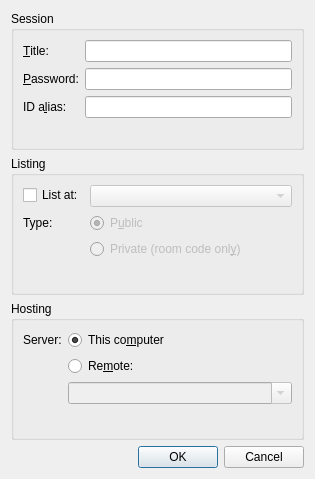
<?xml version="1.0" encoding="UTF-8"?>
<ui version="4.0">
 <class>HostDialog</class>
 <widget class="QDialog" name="HostDialog">
  <property name="windowModality">
   <enum>Qt::WindowModal</enum>
  </property>
  <property name="geometry">
   <rect>
    <x>0</x>
    <y>0</y>
    <width>315</width>
    <height>479</height>
   </rect>
  </property>
  <property name="windowTitle">
   <string>Host a Session</string>
  </property>
  <layout class="QVBoxLayout" name="verticalLayout">
   <item>
    <widget class="QGroupBox" name="groupBox_3">
     <property name="title">
      <string>Session</string>
     </property>
     <layout class="QFormLayout" name="formLayout_2">
      <item row="0" column="0">
       <widget class="QLabel" name="label">
        <property name="text">
         <string>&amp;Title:</string>
        </property>
        <property name="buddy">
         <cstring>sessiontitle</cstring>
        </property>
       </widget>
      </item>
      <item row="0" column="1">
       <widget class="QLineEdit" name="sessiontitle">
        <property name="toolTip">
         <string>The title is shown in the application title bar and in the session selection dialog</string>
        </property>
       </widget>
      </item>
      <item row="1" column="0">
       <widget class="QLabel" name="label_3">
        <property name="text">
         <string>&amp;Password:</string>
        </property>
        <property name="buddy">
         <cstring>sessionpassword</cstring>
        </property>
       </widget>
      </item>
      <item row="1" column="1">
       <widget class="QLineEdit" name="sessionpassword">
        <property name="sizePolicy">
         <sizepolicy hsizetype="Preferred" vsizetype="Fixed">
          <horstretch>0</horstretch>
          <verstretch>0</verstretch>
         </sizepolicy>
        </property>
        <property name="toolTip">
         <string>Optional. If left blank, no password will be needed to join this session.</string>
        </property>
        <property name="echoMode">
         <enum>QLineEdit::PasswordEchoOnEdit</enum>
        </property>
       </widget>
      </item>
      <item row="2" column="0">
       <widget class="QLabel" name="label_6">
        <property name="text">
         <string>ID a&amp;lias:</string>
        </property>
        <property name="buddy">
         <cstring>idAlias</cstring>
        </property>
       </widget>
      </item>
      <item row="2" column="1">
       <widget class="QLineEdit" name="idAlias">
        <property name="sizePolicy">
         <sizepolicy hsizetype="Preferred" vsizetype="Fixed">
          <horstretch>0</horstretch>
          <verstretch>0</verstretch>
         </sizepolicy>
        </property>
        <property name="toolTip">
         <string>An optional user friendly ID for the session</string>
        </property>
       </widget>
      </item>
     </layout>
    </widget>
   </item>
   <item>
    <widget class="QGroupBox" name="groupBox_2">
     <property name="title">
      <string>Listing</string>
     </property>
     <layout class="QFormLayout" name="formLayout">
      <item row="0" column="0">
       <widget class="QCheckBox" name="announce">
        <property name="toolTip">
         <string>Announce the session at a public list</string>
        </property>
        <property name="text">
         <string>List at:</string>
        </property>
       </widget>
      </item>
      <item row="0" column="1">
       <widget class="QComboBox" name="listingserver">
        <property name="enabled">
         <bool>false</bool>
        </property>
        <property name="sizePolicy">
         <sizepolicy hsizetype="Preferred" vsizetype="Fixed">
          <horstretch>0</horstretch>
          <verstretch>0</verstretch>
         </sizepolicy>
        </property>
       </widget>
      </item>
      <item row="1" column="0">
       <widget class="QLabel" name="label_4">
        <property name="text">
         <string>Type:</string>
        </property>
       </widget>
      </item>
      <item row="1" column="1">
       <widget class="QRadioButton" name="listPublic">
        <property name="enabled">
         <bool>false</bool>
        </property>
        <property name="text">
         <string>P&amp;ublic</string>
        </property>
        <property name="checked">
         <bool>true</bool>
        </property>
       </widget>
      </item>
      <item row="2" column="1">
       <widget class="QRadioButton" name="listPrivate">
        <property name="enabled">
         <bool>false</bool>
        </property>
        <property name="text">
         <string>Private (room code onl&amp;y)</string>
        </property>
       </widget>
      </item>
     </layout>
    </widget>
   </item>
   <item>
    <widget class="QGroupBox" name="groupBox">
     <property name="title">
      <string>Hosting</string>
     </property>
     <layout class="QFormLayout" name="formLayout_3">
      <item row="1" column="0">
       <widget class="QLabel" name="label_5">
        <property name="text">
         <string>Server:</string>
        </property>
       </widget>
      </item>
      <item row="1" column="1">
       <widget class="QRadioButton" name="uselocal">
        <property name="toolTip">
         <string>Use Drawpile's built-in server</string>
        </property>
        <property name="text">
         <string>This co&amp;mputer</string>
        </property>
        <property name="checked">
         <bool>true</bool>
        </property>
       </widget>
      </item>
      <item row="3" column="1">
       <widget class="QRadioButton" name="useremote">
        <property name="toolTip">
         <string>Use an external dedicated server</string>
        </property>
        <property name="text">
         <string>Re&amp;mote:</string>
        </property>
       </widget>
      </item>
      <item row="5" column="1">
       <widget class="QComboBox" name="remotehost">
        <property name="enabled">
         <bool>false</bool>
        </property>
        <property name="sizePolicy">
         <sizepolicy hsizetype="Expanding" vsizetype="Fixed">
          <horstretch>0</horstretch>
          <verstretch>0</verstretch>
         </sizepolicy>
        </property>
        <property name="minimumSize">
         <size>
          <width>128</width>
          <height>0</height>
         </size>
        </property>
        <property name="editable">
         <bool>true</bool>
        </property>
        <property name="maxCount">
         <number>10</number>
        </property>
        <property name="insertPolicy">
         <enum>QComboBox::InsertAtTop</enum>
        </property>
        <property name="mandatoryfield" stdset="0">
         <bool>false</bool>
        </property>
       </widget>
      </item>
     </layout>
    </widget>
   </item>
   <item>
    <widget class="QDialogButtonBox" name="buttons">
     <property name="orientation">
      <enum>Qt::Horizontal</enum>
     </property>
     <property name="standardButtons">
      <set>QDialogButtonBox::Cancel|QDialogButtonBox::Ok</set>
     </property>
    </widget>
   </item>
  </layout>
 </widget>
 <tabstops>
  <tabstop>buttons</tabstop>
 </tabstops>
 <resources/>
 <connections>
  <connection>
   <sender>buttons</sender>
   <signal>accepted()</signal>
   <receiver>HostDialog</receiver>
   <slot>accept()</slot>
   <hints>
    <hint type="sourcelabel">
     <x>264</x>
     <y>485</y>
    </hint>
    <hint type="destinationlabel">
     <x>157</x>
     <y>274</y>
    </hint>
   </hints>
  </connection>
  <connection>
   <sender>buttons</sender>
   <signal>rejected()</signal>
   <receiver>HostDialog</receiver>
   <slot>reject()</slot>
   <hints>
    <hint type="sourcelabel">
     <x>332</x>
     <y>485</y>
    </hint>
    <hint type="destinationlabel">
     <x>286</x>
     <y>274</y>
    </hint>
   </hints>
  </connection>
  <connection>
   <sender>useremote</sender>
   <signal>toggled(bool)</signal>
   <receiver>remotehost</receiver>
   <slot>setEnabled(bool)</slot>
   <hints>
    <hint type="sourcelabel">
     <x>97</x>
     <y>434</y>
    </hint>
    <hint type="destinationlabel">
     <x>394</x>
     <y>439</y>
    </hint>
   </hints>
  </connection>
  <connection>
   <sender>announce</sender>
   <signal>toggled(bool)</signal>
   <receiver>listingserver</receiver>
   <slot>setEnabled(bool)</slot>
   <hints>
    <hint type="sourcelabel">
     <x>57</x>
     <y>247</y>
    </hint>
    <hint type="destinationlabel">
     <x>128</x>
     <y>249</y>
    </hint>
   </hints>
  </connection>
  <connection>
   <sender>announce</sender>
   <signal>toggled(bool)</signal>
   <receiver>listPublic</receiver>
   <slot>setEnabled(bool)</slot>
   <hints>
    <hint type="sourcelabel">
     <x>58</x>
     <y>243</y>
    </hint>
    <hint type="destinationlabel">
     <x>116</x>
     <y>277</y>
    </hint>
   </hints>
  </connection>
  <connection>
   <sender>announce</sender>
   <signal>toggled(bool)</signal>
   <receiver>listPrivate</receiver>
   <slot>setEnabled(bool)</slot>
   <hints>
    <hint type="sourcelabel">
     <x>64</x>
     <y>245</y>
    </hint>
    <hint type="destinationlabel">
     <x>146</x>
     <y>303</y>
    </hint>
   </hints>
  </connection>
 </connections>
</ui>
